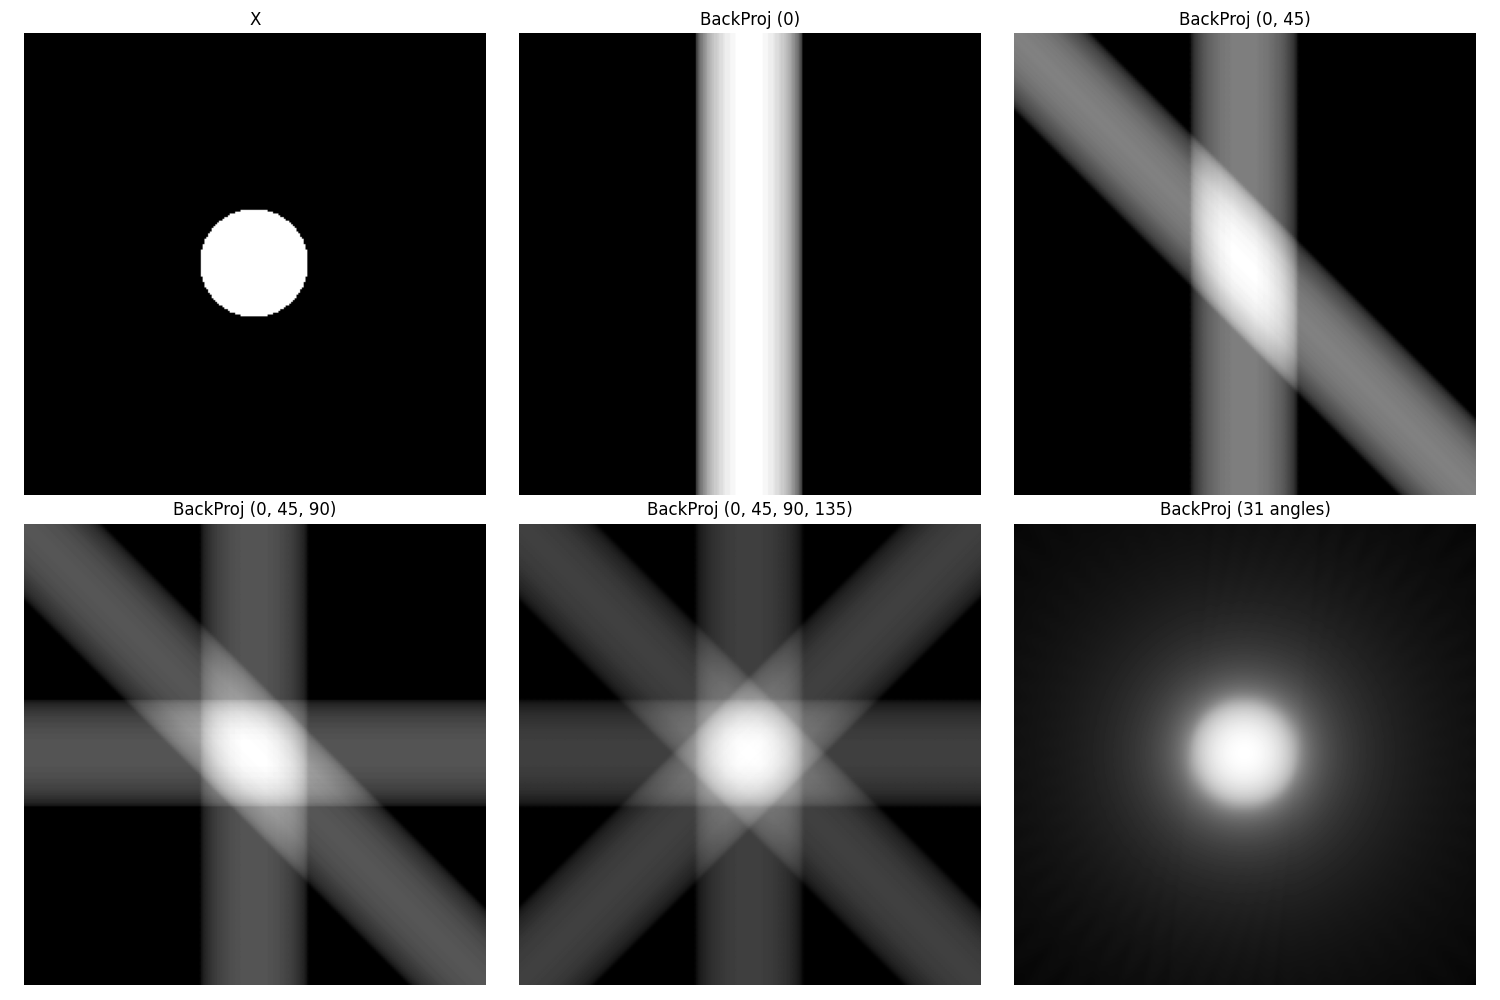

Write Python code to recreate this figure.
import numpy as np
import matplotlib.pyplot as plt
import sys
import os
from libDIP.imRecon4e import imRecon4e

# Parameters
NR = 256
Center = NR / 2  # 128.0

x = np.arange(1, NR + 1)
y = np.arange(1, NR + 1)
Col, Row = np.meshgrid(x, y)

Col = Col - Center
Row = Row - Center

Radius = np.sqrt(Col**2 + Row**2)
X = Radius < 30

# Angles
Angles = 5.625 * np.arange(32)

# Reconstructions
print("Computing Reconstructions...")

# 1. BackProj (0)
print("- BackProj (0)")
recon_0 = imRecon4e(X, [0])

# 2. BackProj (0, 45)
print("- BackProj (0, 45)")
recon_0_45 = imRecon4e(X, [0, 45])

# 3. BackProj (0, 45, 90)
print("- BackProj (0, 45, 90)")
recon_0_45_90 = imRecon4e(X, [0, 45, 90])

# 4. BackProj (0, 45, 90, 135)
print("- BackProj (0, 45, 90, 135)")
recon_0_45_90_135 = imRecon4e(X, [0, 45, 90, 135])

# 5. BackProj (31 angles)
print(f"- BackProj ({len(Angles)} angles)")
recon_angles = imRecon4e(X, Angles)

# Display
print("Displaying results. Please close plot to continue.")

fig, axes = plt.subplots(2, 3, figsize=(15, 10))
axes = axes.flatten()

# 1. X
axes[0].imshow(X, cmap='gray')
axes[0].set_title('X')
axes[0].axis('off')

# 2. BackProj (0)
axes[1].imshow(recon_0, cmap='gray')
axes[1].set_title('BackProj (0)')
axes[1].axis('off')

# 3. BackProj (0, 45)
axes[2].imshow(recon_0_45, cmap='gray')
axes[2].set_title('BackProj (0, 45)')
axes[2].axis('off')

# 4. BackProj (0, 45, 90)
axes[3].imshow(recon_0_45_90, cmap='gray')
axes[3].set_title('BackProj (0, 45, 90)')
axes[3].axis('off')

# 5. BackProj (0, 45, 90, 135)
axes[4].imshow(recon_0_45_90_135, cmap='gray')
axes[4].set_title('BackProj (0, 45, 90, 135)')
axes[4].axis('off')

# 6. BackProj (31 angles) -> 32 actually
axes[5].imshow(recon_angles, cmap='gray')
axes[5].set_title('BackProj (31 angles)') # Keeping MATLAB title
axes[5].axis('off')

plt.tight_layout()

# Save to file
filename = 'Figure533.png'
plt.savefig(filename)
print(f"Saved figure to {filename}")

plt.show()
